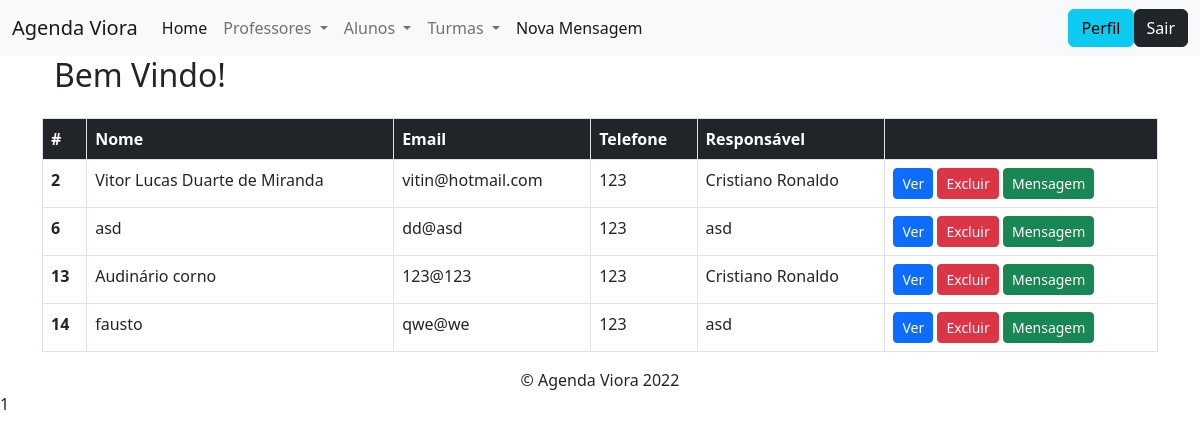
The page /modulos/aluno_turma/listar.php on the database as committed earlier.
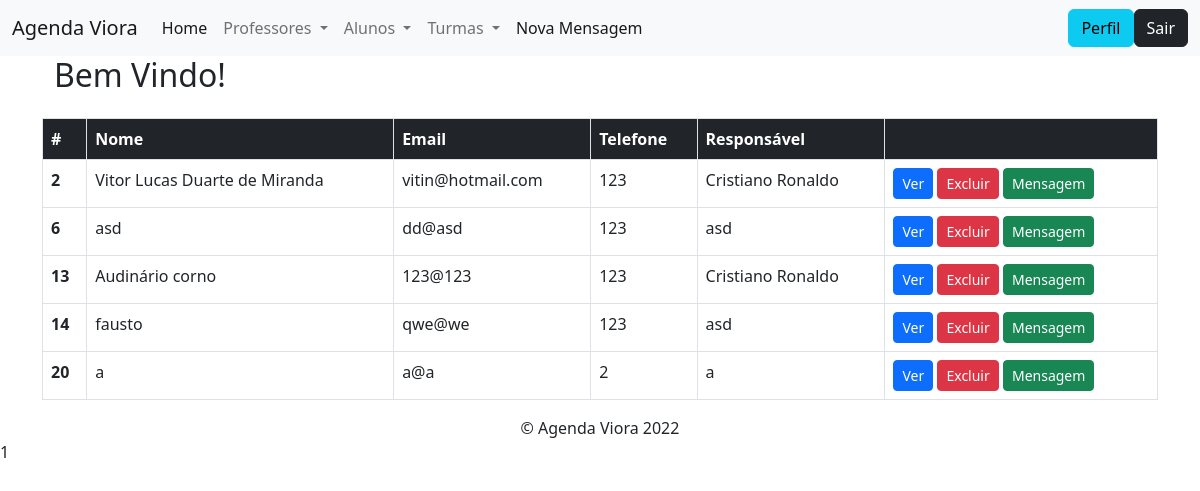
The same page on the database as committed later.
### tables this page shows
CREATE TABLE `aluno` (
  `ID` int(8) NOT NULL,
  `nome` text NOT NULL,
  `email` varchar(50) NOT NULL,
  `email_sec` varchar(50) NOT NULL,
  `email_inst` varchar(50) NOT NULL,
  `telefone` bigint(20) NOT NULL,
  `telefone_sec` bigint(20) NOT NULL,
  `responsavel` text NOT NULL,
  `responsavel_sec` text NOT NULL,
  `senha` varchar(40) NOT NULL,
  `senha_conf` varchar(40) NOT NULL
);

### funcoes/conexao.php (called while the page is built, shortened)
<?php
    function retornaDados($sql)
    {
        $conexao = $GLOBALS['conexaoBanco'];
        $resposta = $conexao->query($sql);
        return $resposta->fetchAll();
    }

### config.php (called while the page is built, shortened)
<?php
    include_once path('funcoes/conexao.php');
    function path($file)
    {
        return ROOT_DIR . '/' . $file;
    }

### modulos/aluno_turma/listar.php (the view, shortened to what this page needs)
<?php
include_once "../../config.php";
?>
<!DOCTYPE html>
<html lang="pt-BR">
<?php include_once path('templates/head.php') ?>
<body>
    <?php include_once path('templates/barra_navegacao.php') ?>
    <div class="container" id="lateral2">
        <?php
        $sql = "SELECT * FROM aluno";
        $aluno = retornaDados($sql);
        ?>
        <table class="table">
            <div class="container" id="lateral2">
            <h2>Bem Vindo!</h2>
            </div>
            <div class="container-fluid">
                <table class="table table-bordered ">
                    <thead>
                        <tr class="bg-dark text-white">
                            <th scope="col">#</th>
                            <th scope="col">Nome</th>
                            <th scope="col">Email</th>
                            <th scope="col">Telefone</th>
                            <th scope="col">Responsável</th>
                            <th scope="col"></th>
                        </tr>
                    </thead>
                    <tbody>
                <?php foreach ($aluno as $aluno) { ?>
                    <tr>
                        <th scope="row"><?= $aluno['ID'] ?></th>
                        <td><?= $aluno['nome'] ?></td>
                        <td><?= $aluno['email'] ?></td>
                        <td><?= $aluno['telefone'] ?></td>
                        <td><?= $aluno['responsavel'] ?></td>
                        <td>
                        <a class="btn btn-sm btn-primary" href="visualizar.php?id=<?= $aluno['ID'] ?>">Ver</a>
                        <a class="btn btn-sm btn-danger" href="deletar.php?ID=<?= $aluno['ID'] ?>">Excluir</a>
                        <a class="btn btn-sm btn-success" href="../mensagem/msg.php?ID=<?= $aluno['ID'] ?>">Mensagem</a>
                    </td>
                    </tr>
                <?php } ?>
            </tbody>
                </table>
            </div>
            <?= include_once path('templates/footer.php'); ?>
        </table>
    </div>
</body>
</html>

Rows that differ between the two databases and show on the page:
added aluno: ID "20", nome "a", email "a@a", telefone "2", responsavel "a"
